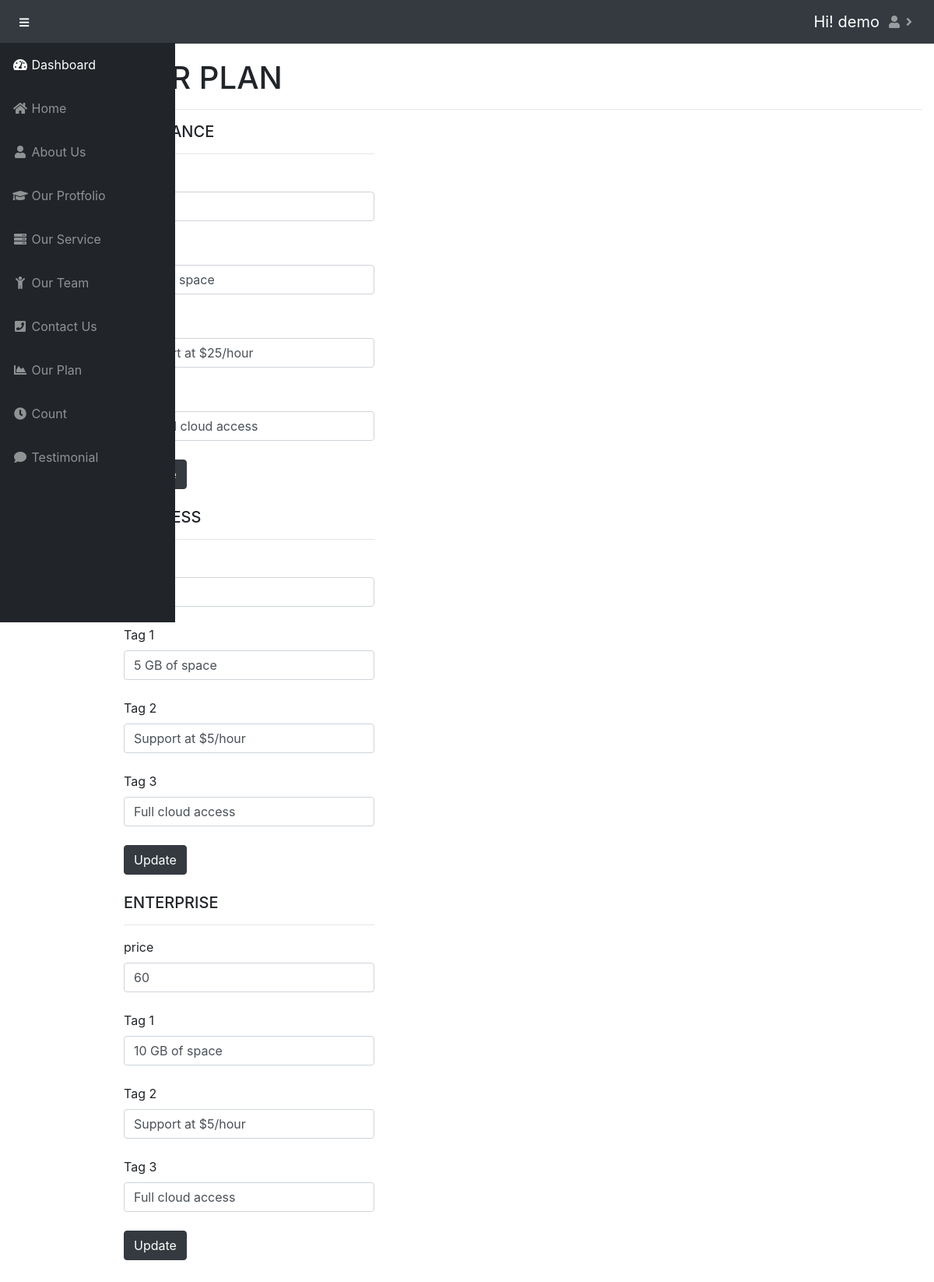
Screenshot of /admin/plan.php (signed in) with the database file from the repository.
### tables this page shows
CREATE TABLE `b_user` (
  `id` int(11) NOT NULL,
  `username` varchar(50) NOT NULL,
  `pass` varchar(50000) NOT NULL
);

CREATE TABLE `b_navigator` (
  `id` int(11) NOT NULL,
  `slag` varchar(20) NOT NULL,
  `menuName` varchar(20) NOT NULL,
  `icon` varchar(58) NOT NULL
);

CREATE TABLE `b_price` (
  `id` int(11) NOT NULL,
  `price` int(11) NOT NULL,
  `title` varchar(20) NOT NULL,
  `tag_1` varchar(50) NOT NULL,
  `tag_2` varchar(50) NOT NULL,
  `tag_3` varchar(50) NOT NULL
);

### admin/plan.php (the view, shortened to what this page needs)
<?php
include 'include/head.php';
?>
    <div id="content-wrapper">
        <div class="container-fluid">
           <div class="row">
               <div class="col-md-12">
                   <h1><?php echo strtoupper('OUR PLAN')?></h1>
                   <hr>
               </div>
               <div class="col-md-4">
                   <form action="<?php $_SERVER['PHP_SELF'] ?>" method="post" class="form-group">
                       <?php
                       $sql = "SELECT * FROM b_price";
                       $a_data = mysqli_query($con,$sql);
                       while($row = mysqli_fetch_assoc($a_data)) {
                           if ($row["title"] == 'freelance') {
                               ?>
                               <h5><?php echo strtoupper($row["title"])?></h5>
                               <hr>
                               <label for="fprice">price</label>
                               <br>
                               <input id="fprice" type="number" name="fprice" value="<?php echo $row['price']?>" class="form-control">
                               <br>
                               <label for="ftag1">Tag 1</label>
                               <br>
                               <input id="ftag1" type="text" name="ftag1" value="<?php echo $row['tag_1']?>" class="form-control">
                               <br>
                               <label for="ftag2">Tag 2</label>
                               <br>
                               <input id="ftag2" type="text" name="ftag2" value="<?php echo $row['tag_2']?>" class="form-control">
                               <br>
                               <label for="ftag3">Tag 3</label>
                               <br>
                               <input id="ftag3" type="text" name="ftag3" value="<?php echo $row['tag_3']?>" class="form-control">
                               <br>
                               <button name="freelance" class="btn btn-dark">Update</button>
                               <br>
                               <br>
                               <?php
                           } else if ($row["title"] == 'business') {
                               ?>
                               <h5><?php echo strtoupper($row["title"])?></h5>
                               <hr>
                               <label for="bprice">price</label>
                               <br>
                               <input id="bprice" type="number" name="bprice" value="<?php echo $row['price']?>" class="form-control">
                               <br>
                               <label for="btag1">Tag 1</label>
                               <br>
                               <input id="btag1" type="text" name="btag1" value="<?php echo $row['tag_1']?>" class="form-control">
                               <br>
                               <label for="btag2">Tag 2</label>
                               <br>
                               <input id="btag2" type="text" name="btag2" value="<?php echo $row['tag_2']?>" class="form-control">
                               <br>
                               <label for="btag3">Tag 3</label>
                               <br>
                               <input id="btag3" type="text" name="btag3" value="<?php echo $row['tag_3']?>" class="form-control">
                               <br>
                               <button name="business" class="btn btn-dark">Update</button>
                               <br>
                               <br>
                               <?php
                           } else if ($row["title"] == 'enterprise') {
                               ?>
                               <h5><?php echo strtoupper($row["title"])?></h5>
                               <hr>
                               <label for="eprice">price</label>
                               <br>
                               <input id="eprice" type="number" name="eprice" value="<?php echo $row['price']?>" class="form-control">
                               <br>
                               <label for="etag1">Tag 1</label>
                               <br>
                               <input id="etag1" type="text" name="etag1" value="<?php echo $row['tag_1']?>" class="form-control">
                               <br>
                               <label for="etag2">Tag 2</label>
                               <br>
                               <input id="etag2" type="text" name="etag2" value="<?php echo $row['tag_2']?>" class="form-control">
                               <br>
                               <label for="etag3">Tag 3</label>
                               <br>
                               <input id="etag3" type="text" name="etag3" value="<?php echo $row['tag_3']?>" class="form-control">
                               <br>
                               <button name="enterprise" class="btn btn-dark">Update</button>
                               <br>
                               <br>
                               <?php
                           }
                       }
                       ?>
                   </form>
               </div>
           </div>
        </div>
    </div>
<?php
include 'include/footer.php';
?>

### admin/include/head.php (shortened to what this page needs)
<?php
$var = $_SERVER['DOCUMENT_ROOT'];
$path = $var.'/SimplePhpSite';
include $path.'/includes/db/db.php';
$sql = "SELECT * FROM b_user WHERE id=1";
$a_data = mysqli_query($con, $sql);
$row = mysqli_fetch_assoc($a_data);
?>
<!DOCTYPE html>
<html lang="en">
<head>
    <link href="vendor/fontawesome-free/css/all.min.css" rel="stylesheet" type="text/css">
    <link href="vendor/datatables/dataTables.bootstrap4.css" rel="stylesheet">
    <link href="css/sb-admin.css" rel="stylesheet">
</head>
<body id="page-top">
<nav class="navbar navbar-expand navbar-dark bg-dark fixed-top">
    <button class="btn btn-link btn-sm text-white order-1 order-sm-0" id="sidebarToggle" href="#">
        <i class="fas fa-bars"></i>
    </button>
    <ul class="navbar-nav ml-auto">
        <li class="nav-item">
            <a class="navbar-brand mr-1" href="#">Hi! <?php echo $row['username'];?></a>
            </li>
        <li class="nav-item dropdown">
            <a class="nav-link dropdown-toggle" href="#" id="navbarDropdown" role="button" data-toggle="dropdown" aria-haspopup="true" aria-expanded="false">
                <i class="fa fa-user" aria-hidden="true"></i>
            </a>
        </li>
    </ul>
</nav>
<div id="wrapper" style="padding-left: 12%; padding-top: 60px;">
    <ul class="sidebar navbar-nav fixed-top " data-spy="affix" style="margin-top: 55px;">
        <li class="nav-item active">
            <a class="nav-link" href="index.php">
                <i class="fas fa-fw fa-tachometer-alt"></i>
                <span>Dashboard</span>
            </a>
        </li>
        <?php
        $name = 'SELECT * FROM b_navigator';
        $result = $con->query($name);
        while($row = $result->fetch_assoc()) {
            ?>
            <li class="nav-item">
                <a class="nav-link" href="<?php echo $row['slag']?>.php">
                    <i class="<?php echo $row['icon']?>"></i>
                    <span><?php echo $row['menuName']?></span></a>
            </li>
            <?php
        }
        ?>
        <li class="nav-item">
            <a class="nav-link" href="plan.php">
                <i class="fas fa-fw fa-chart-area"></i>
                <span>Our Plan</span></a>
        </li>
        <li class="nav-item">
            <a class="nav-link" href="count.php">
                <i class="fas fa-fw fa-clock"></i>
                <span>Count</span></a>
        </li>
        <li class="nav-item">
            <a class="nav-link" href="testimonial.php">
                <i class="fas fa-fw fa-comment"></i>
                <span>Testimonial</span></a>
        </li>
    </ul>

### rows the page displays
b_user: username "demo"
b_navigator: menuName "Home"
b_navigator: menuName "About Us"
b_navigator: menuName "Our Protfolio"
b_navigator: menuName "Our Service"
b_navigator: menuName "Our Team"
b_navigator: menuName "Contact Us"
b_price: fprice "15", ftag1 "1 GB of space", ftag2 "Support at $25/hour", ftag3 "Limited cloud access"
b_price: bprice "30", btag1 "5 GB of space", btag2 "Support at $5/hour", btag3 "Full cloud access"
b_price: title "ENTERPRISE", eprice "60", etag1 "10 GB of space", etag2 "Support at $5/hour", etag3 "Full cloud access"
